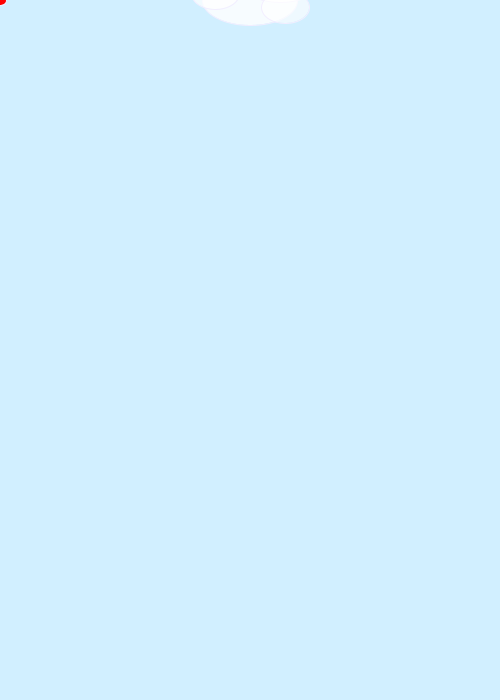
Frame 1 (no input)
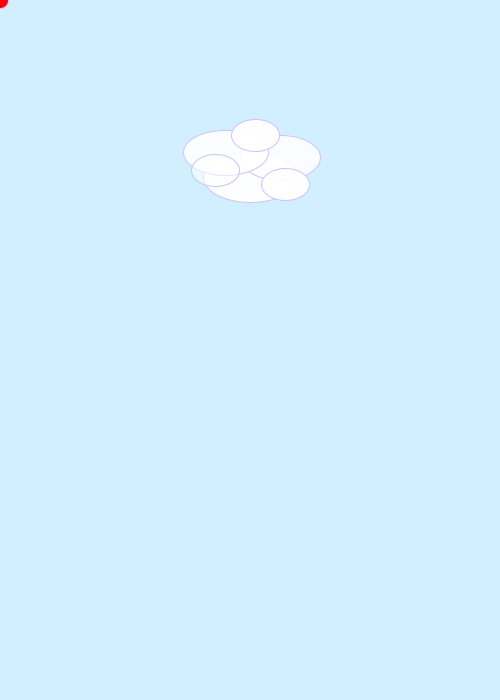
Frame 60 (the mouse pressed at the canvas centre just before this capture)
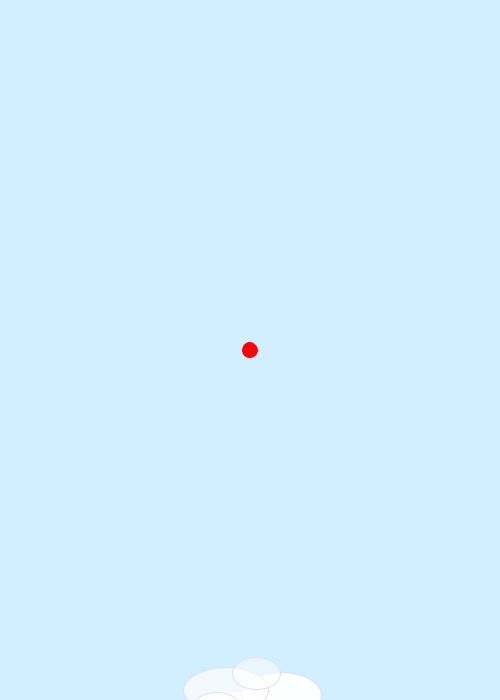
Frame 120 (the mouse held since frame 60 and released just before this capture)

The Processing sketch that drew these frames (run headless with seeded random() and noise(); from frame 60 on, the mouse is pressed at the canvas centre):

// Processing sketch: processing_27302
// ── processing_27302.pde

//Jason Fitzgerald
//cloud balancer
//Math programming and art
//Spring CCA
//Midterm project
//based on physics demo from class. I've implimented user controlled wind directions.
//use WASD to shoot wind at the cloud to keep it balanced in mid air
//much thanks to "learning processing" by Daniel Shiffman.
//I need to sleep or I'm going to die.


float vy = .01; //velocity y
float vx = .01;//velocity x
float x,y;
float i,j; //for drop location variables
float friction = -.8;
float frictionX = .1;
float gravity = .1;//gravity
float fanX, fanY;



void setup() {
  size(500,700,JAVA2D);
  colorMode(HSB,360,100,100,100);
  noCursor();
  fanX = 400;
  fanY = 300;
  frameRate(30);

  i = width/2;
  j = 0;

  smooth();
}
void draw() {
  background(200,18,100,50);
  //mouseChecks();//I think I fianlly figured out how to isolate specific functions in the draw loop
  bubbleFunctions();
  bubblePhysics();
  fan();
}


//bubble physics
void bubblePhysics() {
  vy += gravity;
  //vx += -.09;//wind
  i += vx;
  j += vy;

  //if(j > height) {///I want it to reset if it falls off bottom of screen
  //  j = height;
  ///  vy *= friction;
//  }
  if(j < 0) {
    j = 0;
    vy *= friction;
  }

  if(i > width) {
    i = width;
    vx = -vx;
  }
  if(i < 0) {
    i = 0;
    vx = -vx;
  }
} 
void bubbleFunctions() {



  fill(186,0,100,random(50,100));
  strokeWeight(1);
  stroke(255,random(0,25),100,100);
  //filter(BLUR,3);///slows it down hardcore
  ellipse(i,j,95,50);
  fill(186,0,100,random(50,100));
  ellipse(i+30,j-20,80,45);
  fill(186,0,100,random(50,100));
  ellipse(i-25,j-25,85,45);
  fill(186,0,100,random(50,100));
  ellipse(i+5,j-42,48,32);
  fill(186,0,100,random(50,100));
  ellipse(i+35,j+7,48,32);
  fill(186,0,100,random(50,100));
  ellipse(i-35,j-7,48,32);
  //fan
  //draw fan 
  fill (360, 227, 169);
  ellipse(mouseX,mouseY, random(5,20),random(5,20));
}
void fan() {
  if (keyPressed) {
    if (key == 'W'||key == 'w') {
      vy += -.3;
    }

    if (key == 'S'||key == 's') {
      vy += +.3;
    }
    if (key == 'A'||key == 'a') {
      vx += -.1;
    }
    if (key == 'D'||key == 'd') {
      vx += +.1;
    }
  }
}
